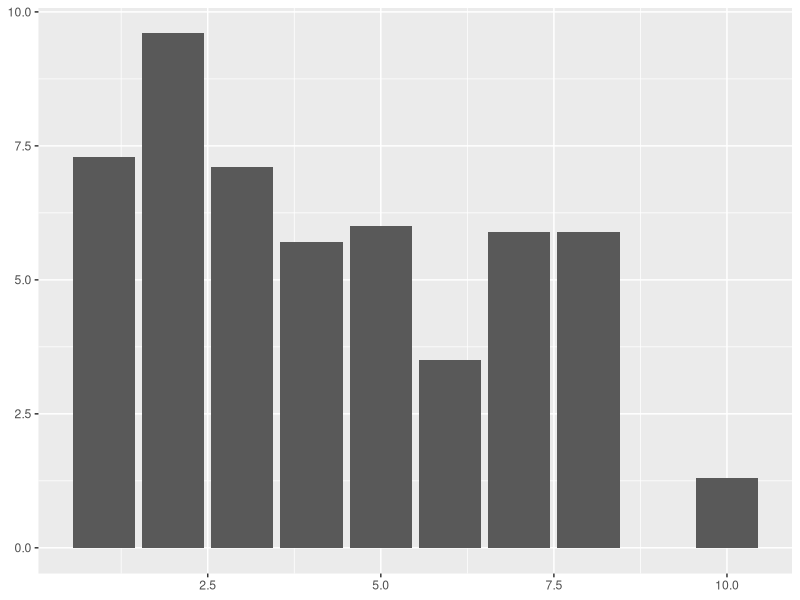
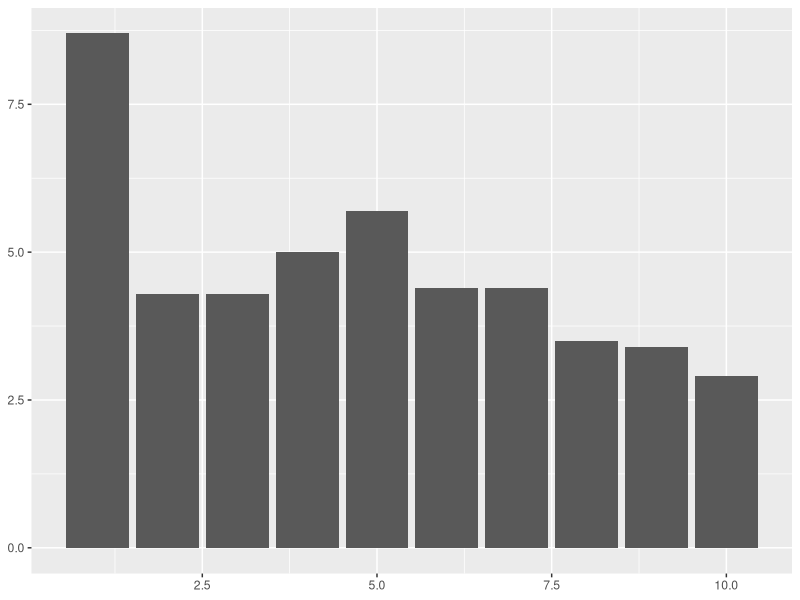
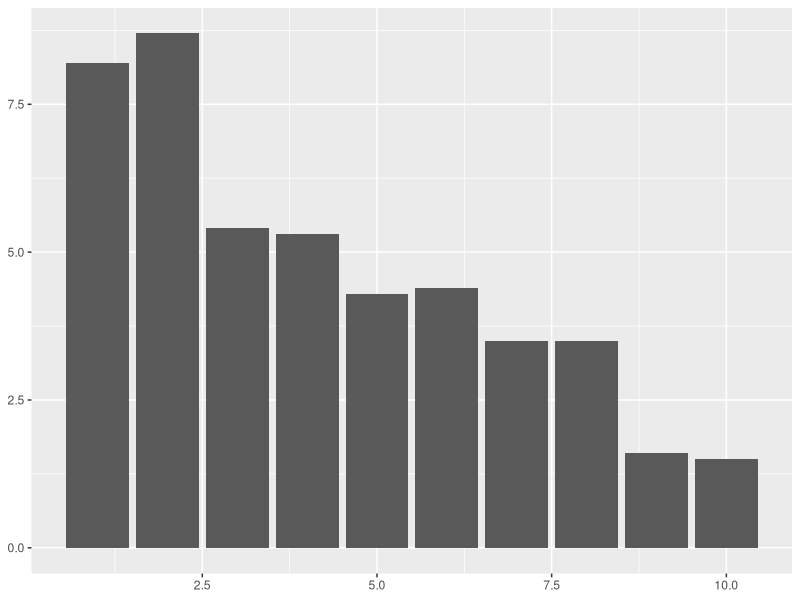
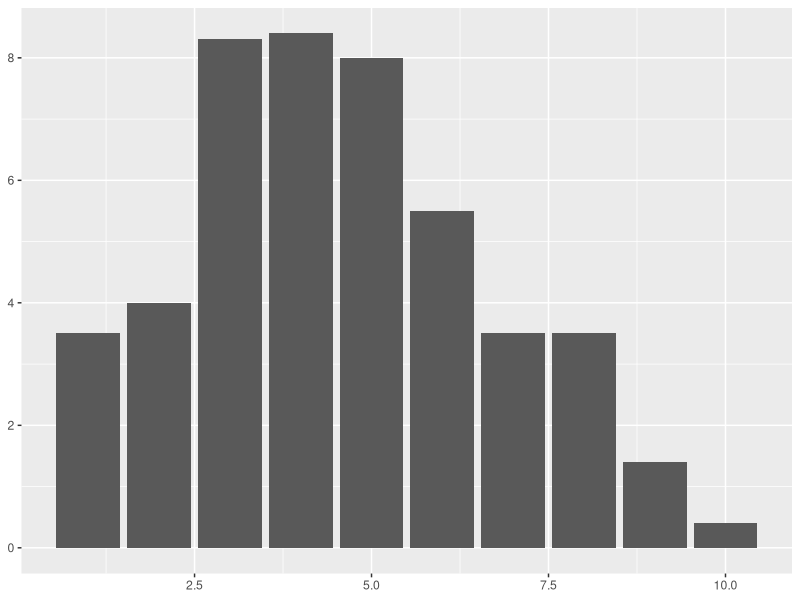
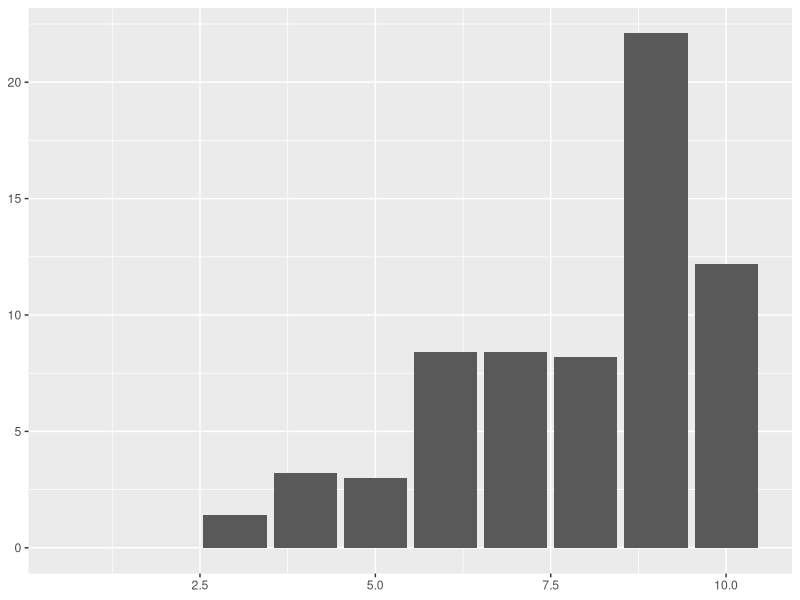
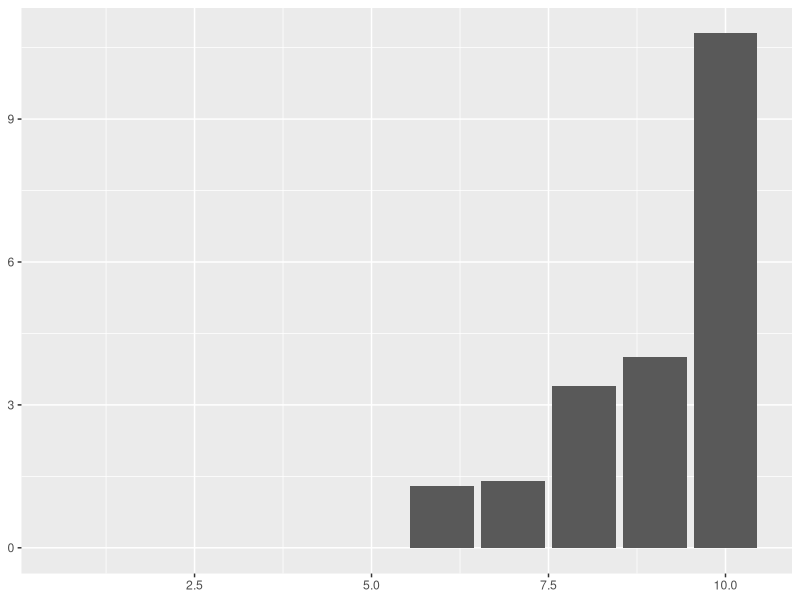
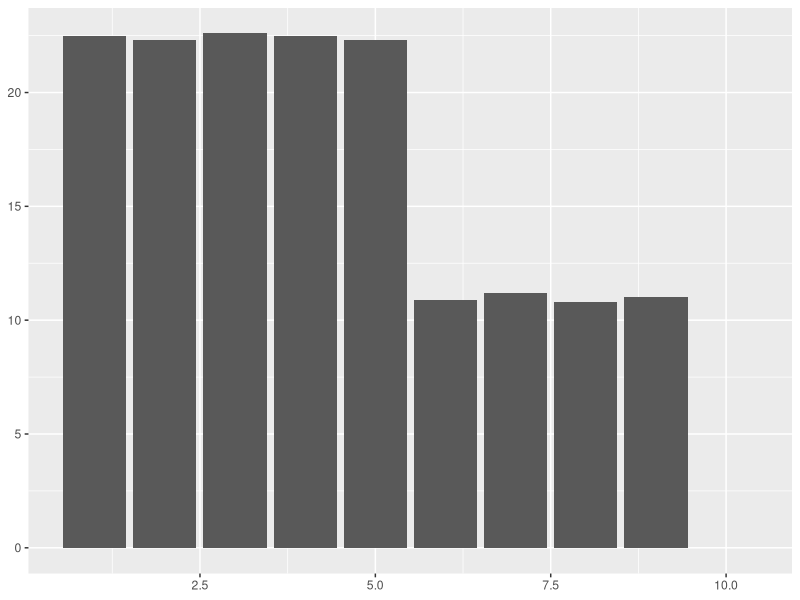
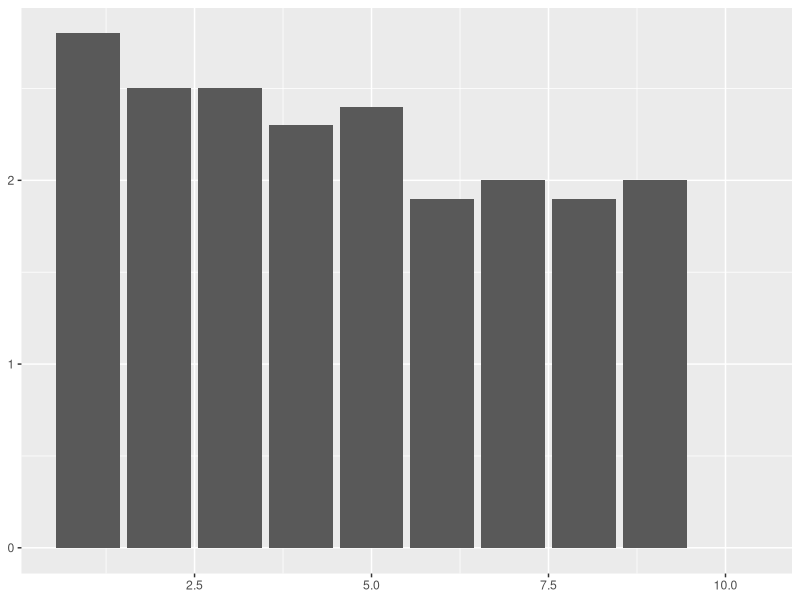

The R script that drew these images, in order:
library(tidyverse)
library(ggplot2)

dir.create("./documentation/mines/mine_data_1/plots")
mine <- read.csv("./documentation/mines/mine_data_1/mine_data_1.csv")

verify <- mine %>% count(floor_num)

col_names <- colnames(mine %>%
    summarise(across(where(is.numeric), sum)) %>%
    select(-c(attempt, mine_num, floor_num, no.rock, empty.tile)) %>%
    select(where(~ sum(.) > 0)))

mine <- mine %>%
    group_by(floor_num) %>%
    select(all_of(col_names), floor_num) %>%
    summarise(across(where(is.numeric), mean)) %>%
    mutate(across(where(is.numeric), round, 1))

for (col in col_names) {
    ggplot(data = mine, mapping = aes(x = floor_num)) +
        geom_bar(aes(weight = get(col))) +
        theme(axis.title.y = element_blank(), axis.title.x = element_blank())

    ggsave(
        file = paste0("./documentation/mines/mine_data_1/plots/", col, ".png"),
        width = 10,
        height = 5,
        dpi = 300
    )
}
